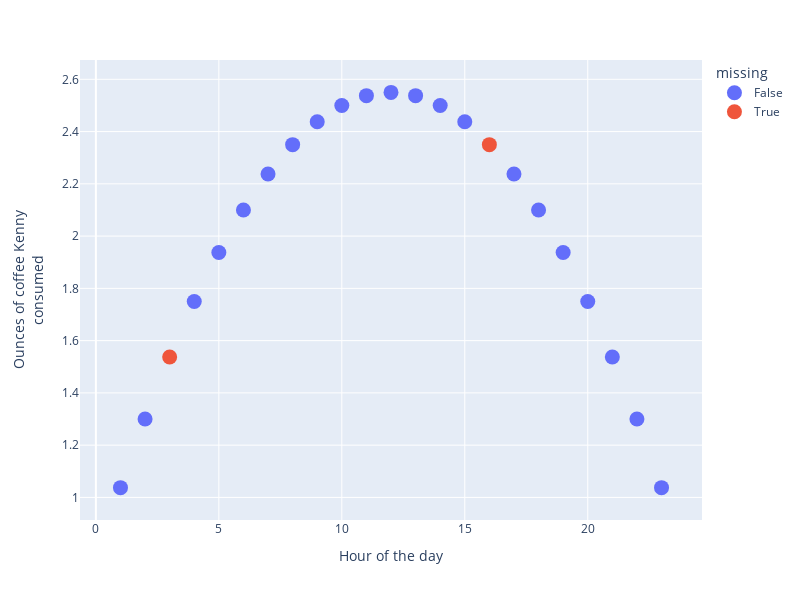

This figure's notebook cell:
### Markdown cell above
# A Motivating Example

### Code cell
np.random.seed(seed=25)
data = pd.DataFrame([(x, (-.5*(x**2)+12*x+30)/40) 
                     for x in range(1,24)], 
                    columns= ['x','y'])
data['y'] = data['y'] #+ norm(0,.1).rvs(len(data))
missing_data = [False] * len(data)

missing_data[2] = True
missing_data[15] = True
data = data.assign(missing = missing_data)
fig = px.scatter(data, x="x",y='y', 
           labels = {"x" : "Hour of the day", 
                     "y" : "Ounces of coffee Kenny<br>consumed"},
           color="missing",
          height=600, width=800)
fig.update_traces(marker={'size': 15})
fig.show()

### Figure 1 — Plotly figure (JSON) as saved in the notebook; plotly's stock layout.template omitted (floating-point values rounded to 4 significant figures)
{"data": [{"hovertemplate": "missing=False<br>Hour of the day=%{x}<br>Ounces of coffee Kenny<br>consumed=%{y}<extra></extra>", "legendgroup": "False", "marker": {"color": "#636efa", "size": 15, "symbol": "circle"}, "mode": "markers", "name": "False", "orientation": "v", "showlegend": true, "type": "scatter", "x": [1, 2, 4, 5, 6, 7, 8, 9, 10, 11, 12, 13, 14, 15, 17, 18, 19, 20, 21, 22, 23], "xaxis": "x", "y": [1.038, 1.3, 1.75, 1.938, 2.1, 2.237, 2.35, 2.438, 2.5, 2.538, 2.55, 2.538, 2.5, 2.438, 2.237, 2.1, 1.938, 1.75, 1.538, 1.3, 1.038], "yaxis": "y"}, {"hovertemplate": "missing=True<br>Hour of the day=%{x}<br>Ounces of coffee Kenny<br>consumed=%{y}<extra></extra>", "legendgroup": "True", "marker": {"color": "#EF553B", "size": 15, "symbol": "circle"}, "mode": "markers", "name": "True", "orientation": "v", "showlegend": true, "type": "scatter", "x": [3, 16], "xaxis": "x", "y": [1.538, 2.35], "yaxis": "y"}], "layout": {"height": 600, "legend": {"title": {"text": "missing"}, "tracegroupgap": 0}, "margin": {"t": 60}, "width": 800, "xaxis": {"anchor": "y", "autorange": true, "domain": [0, 1], "range": [-0.6472, 24.65], "title": {"text": "Hour of the day"}, "type": "linear"}, "yaxis": {"anchor": "x", "autorange": true, "domain": [0, 1], "range": [0.9136, 2.674], "title": {"text": "Ounces of coffee Kenny<br>consumed"}, "type": "linear"}}}
